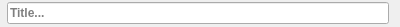
<?xml version="1.0" encoding="UTF-8"?>
<ui version="4.0">
 <class>SoundfontEditorTop</class>
 <widget class="QWidget" name="SoundfontEditorTop">
  <property name="geometry">
   <rect>
    <x>0</x>
    <y>0</y>
    <width>400</width>
    <height>27</height>
   </rect>
  </property>
  <property name="windowTitle">
   <string notr="true">Form</string>
  </property>
  <layout class="QHBoxLayout" name="horizontalLayout">
   <property name="leftMargin">
    <number>7</number>
   </property>
   <property name="topMargin">
    <number>0</number>
   </property>
   <property name="bottomMargin">
    <number>0</number>
   </property>
   <item>
    <widget class="StyledLineEdit" name="lineEdit_name">
     <property name="font">
      <font>
       <weight>75</weight>
       <bold>true</bold>
      </font>
     </property>
     <property name="maxLength">
      <number>255</number>
     </property>
     <property name="placeholderText">
      <string>Title...</string>
     </property>
    </widget>
   </item>
  </layout>
 </widget>
 <customwidgets>
  <customwidget>
   <class>StyledLineEdit</class>
   <extends>QLineEdit</extends>
   <header>styledlineedit.h</header>
  </customwidget>
 </customwidgets>
 <resources/>
 <connections/>
</ui>
